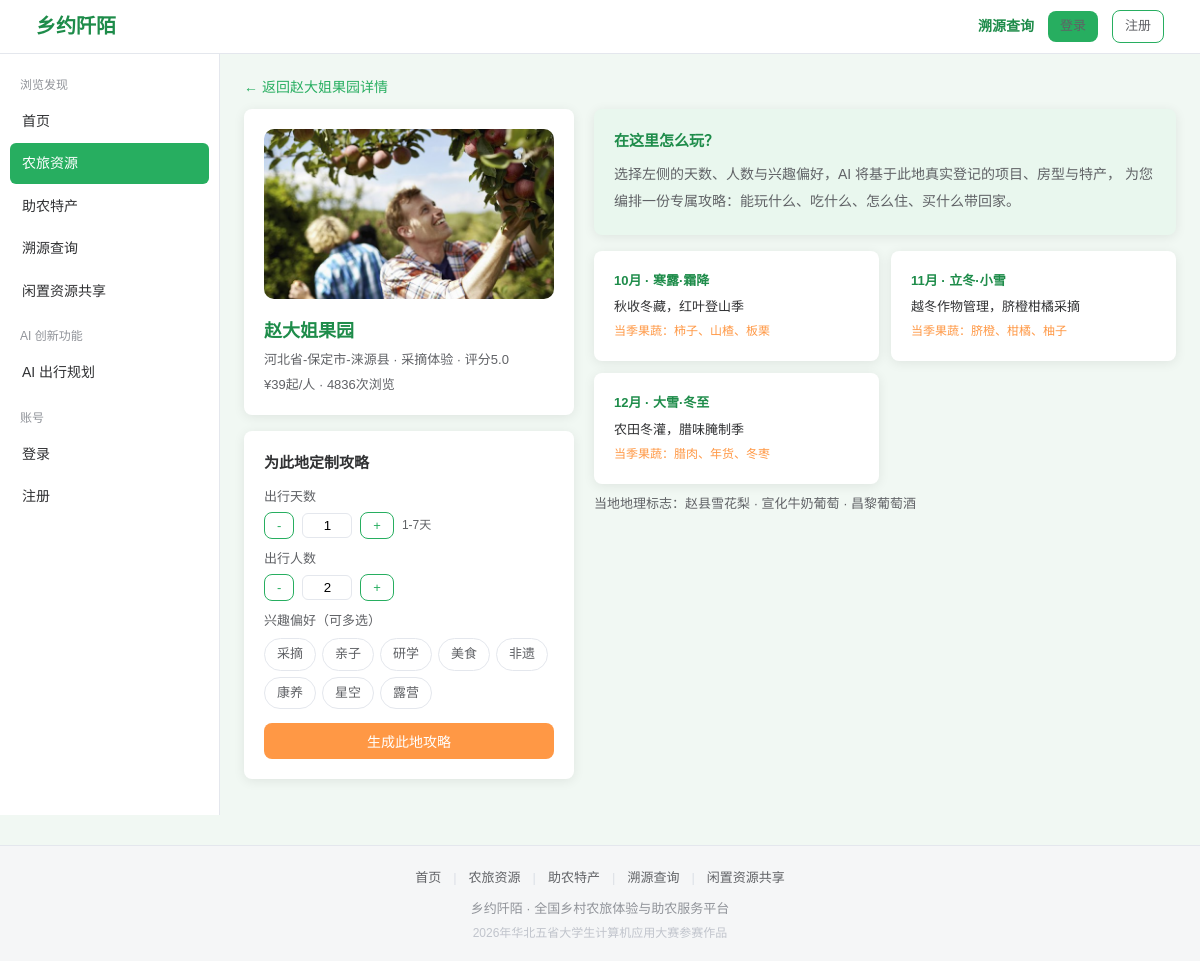
The page /farmstay/28/plan on the database its author committed.
### tables this page shows
CREATE TABLE farmstays (
            id INTEGER PRIMARY KEY AUTOINCREMENT,
            merchant_id INTEGER NOT NULL,      -- 所属商户
            name TEXT NOT NULL,
            region TEXT DEFAULT '',            -- 地区（省-市-县）
            address TEXT DEFAULT '',
            category TEXT DEFAULT '采摘体验',  -- 采摘体验/农家住宿/农家餐饮/农耕研学/非遗体验
            price_min REAL DEFAULT 0,          -- 最低参考价
            score REAL DEFAULT 5.0,            -- 评分
            tags TEXT DEFAULT '',              -- 特色标签（逗号分隔）
            description TEXT DEFAULT '',
            image TEXT DEFAULT 'farm_default.jpg',
            lng REAL DEFAULT 0,                -- 经度（高德地图导航）
            lat REAL DEFAULT 0,                -- 纬度（高德地图导航）
            status TEXT DEFAULT '上架',         -- 上架/下架
            views INTEGER DEFAULT 0,          -- 浏览量
            created_at TEXT DEFAULT (datetime('now', 'localtime'))
        );

### app.py (the view)
@app.route('/farmstay/<int:fid>/plan', methods=['GET', 'POST'])
def farmstay_plan_page(fid):
    fs = models.get_farmstay(fid)
    if not fs:
        flash('该农旅点不存在或已下架', 'warning')
        return redirect(url_for('farmstay_list'))
    projects = models.list_projects(fid)
    rooms = models.list_rooms(fid)
    products = models.list_products(fid)
    merchant = models.get_user_by_id(fs['merchant_id'])
    result = None
    days, people = 1, 2
    interests = []
    if request.method == 'POST':
        days = int(request.form.get('days', 1))
        people = int(request.form.get('people', 2))
        interests = request.form.getlist('interests')
        result = ai_helper.farmstay_plan(fs, projects, rooms, products, merchant,
                                         days=days, people=people, interests=interests)
    months = ai_helper.month_season(int(datetime.datetime.now().strftime('%m')))
    geo = ai_helper.geo_products(fs['region'])
    return render_template('farmstay_plan.html', fs=fs, projects=projects,
                           rooms=rooms, products=products, merchant=merchant,
                           result=result, days=days, people=people, interests=interests,
                           months=months, geo=geo, user=get_user(), active='farmstays')

### ai_helper.py (called while the page is built)
def geo_products(region):
    for k, items in GEO_MAP.items():
        if region and k in region:
            return items[:3]
    return ['当地时令果蔬', '农家自产干货', '传统手工艺品']

def month_season(month):
    out = []
    for offset in (-1, 0, 1):
        m = ((month - 1 + offset) % 12) + 1
        name, jq, work, fruit = SEASON[m]
        out.append({'month': name, 'jq': jq, 'work': work, 'fruit': fruit, 'key': m})
    return out

### app.py (called while the page is built)
def get_user():
    if 'user_id' in session:
        return models.get_user_by_id(session['user_id'])
    return None

@app.context_processor
def inject_globals():
    u = get_user()
    return {'cart_count': models.get_cart_count(u['id']) if u else 0}

### models.py (called while the page is built, shortened)
def get_conn():
    conn = sqlite3.connect(DB_PATH)
    conn.row_factory = sqlite3.Row
    return conn

def get_user_by_id(uid):
    conn = get_conn()
    row = conn.execute('SELECT * FROM users WHERE id=?', (uid,)).fetchone()
    conn.close()
    return row

def get_farmstay(fid):
    conn = get_conn()
    row = conn.execute('SELECT * FROM farmstays WHERE id=?', (fid,)).fetchone()
    conn.close()
    return row

def list_projects(farmstay_id=None):
    conn = get_conn()
    if farmstay_id:
        rows = conn.execute('SELECT * FROM projects WHERE farmstay_id=? ORDER BY id', (farmstay_id,)).fetchall()
    else:
        rows = conn.execute('SELECT * FROM projects ORDER BY id').fetchall()
    conn.close()
    return rows

def list_rooms(farmstay_id=None):
    conn = get_conn()
    if farmstay_id:
        rows = conn.execute('SELECT * FROM rooms WHERE farmstay_id=? ORDER BY id', (farmstay_id,)).fetchall()
    else:
        rows = conn.execute('SELECT * FROM rooms ORDER BY id').fetchall()
    conn.close()
    return rows

def list_products(farmstay_id=None, keyword=''):
    conn = get_conn()
    if farmstay_id:
        rows = conn.execute('SELECT * FROM products WHERE farmstay_id=? ORDER BY id DESC', (farmstay_id,)).fetchall()
    conn.close()
    return rows

### templates/farmstay_plan.html (shortened to what this page needs)
{% extends "base.html" %}
{% block content %}
<a href="/farmstay/{{ fs['id'] }}" style="font-size:14px;">← 返回{{ fs['name'] }}详情</a>
<div style="display:flex;gap:20px;flex-wrap:wrap;margin-top:10px;">
<div style="width:330px;flex-shrink:0;">
<div class="card">
<img src="{{ url_for('static', filename='images/' + (fs['image'] or 'farm_default.jpg')) }}" style="width:100%;height:170px;border-radius:10px;object-fit:cover;" onerror="this.src='{{ url_for('static', filename='images/farm_default.jpg') }}'">
<div style="font-size:18px;font-weight:800;color:var(--green-dark);margin-top:10px;">{{ fs['name'] }}</div>
<div style="font-size:13px;color:var(--text2);margin-top:4px;">{{ fs['region'] }} · {{ fs['category'] }} · 评分{{ fs['score'] }}</div>
<div style="font-size:13px;color:var(--text2);margin-top:4px;">¥{{ '%.0f' % (fs['price_min'] or 0) }}起/人 · {{ fs['views'] }}次浏览</div>
</div>
<div class="card">
<div style="font-size:15px;font-weight:700;color:var(--text);">为此地定制攻略</div>
<form method="post">
<div style="margin-top:12px;font-size:13px;color:var(--text2);">出行天数</div>
<div style="display:flex;align-items:center;gap:8px;margin-top:4px;">
<button type="button" class="btn btn-sm btn-outline" onclick="var i=document.getElementById('days');i.value=Math.max(1,+i.value-1);">-</button>
<input id="days" name="days" value="{{ days }}" style="width:50px;text-align:center;border:1px solid var(--border);border-radius:6px;padding:4px;" readonly>
<button type="button" class="btn btn-sm btn-outline" onclick="var i=document.getElementById('days');i.value=Math.min(7,+i.value+1);">+</button>
<span style="font-size:12px;color:var(--text2);">1-7天</span>
</div>
<div style="margin-top:10px;font-size:13px;color:var(--text2);">出行人数</div>
<div style="display:flex;align-items:center;gap:8px;margin-top:4px;">
<button type="button" class="btn btn-sm btn-outline" onclick="var i=document.getElementById('people');i.value=Math.max(1,+i.value-1);">-</button>
<input id="people" name="people" value="{{ people }}" style="width:50px;text-align:center;border:1px solid var(--border);border-radius:6px;padding:4px;" readonly>
<button type="button" class="btn btn-sm btn-outline" onclick="var i=document.getElementById('people');i.value=Math.min(20,+i.value+1);">+</button>
</div>
<div style="margin-top:10px;font-size:13px;color:var(--text2);">兴趣偏好（可多选）</div>
<div style="display:flex;flex-wrap:wrap;gap:6px;margin-top:6px;">
{% for it in ['采摘','亲子','研学','美食','非遗','康养','星空','露营'] %}
<label class="chk-label {{ 'checked' if it in interests else '' }}">
{{ it }}
</label>
{% endfor %}
</div>
<button type="submit" class="btn btn-orange btn-block" style="margin-top:14px;">生成此地攻略</button>
</form>
</div>
</div>
<div style="flex:1;min-width:320px;">
{% if result %}
<div class="card" style="background:var(--green-bg);">
<div style="font-size:15px;font-weight:700;color:var(--green-dark);">AI 攻略结果 · {{ fs['name'] }}</div>
<div style="font-size:14px;line-height:1.9;white-space:pre-wrap;margin-top:8px;">{{ result }}</div>
<div style="display:flex;gap:8px;flex-wrap:wrap;margin-top:12px;">
<a href="/farmstay/{{ fs['id'] }}?tab=projects" class="btn btn-sm btn-primary" style="text-decoration:none;">查看体验项目</a>
<a href="/farmstay/{{ fs['id'] }}?tab=rooms" class="btn btn-sm btn-outline" style="text-decoration:none;color:var(--green-dark);border-color:var(--green);">查看房型</a>
<a href="/farmstay/{{ fs['id'] }}?tab=products" class="btn btn-sm btn-outline" style="text-decoration:none;color:var(--green-dark);border-color:var(--green);">在线买特产</a>
<a href="/booking?farmstay_id={{ fs['id'] }}" class="btn btn-sm btn-orange" style="text-decoration:none;">立即预约</a>
</div>
</div>
{% else %}
<div class="card" style="background:var(--green-bg);">
<div style="font-size:15px;font-weight:700;color:var(--green-dark);">在这里怎么玩？</div>
<p style="font-size:14px;line-height:1.9;margin-top:8px;color:var(--text2);">
选择左侧的天数、人数与兴趣偏好，AI 将基于此地真实登记的项目、房型与特产，
为您编排一份专属攻略：能玩什么、吃什么、怎么住、买什么带回家。
</p>
</div>
{% endif %}
<div style="display:grid;grid-template-columns:repeat(auto-fit,minmax(190px,1fr));gap:12px;margin-top:12px;">
{% for m in months %}
<div class="card" style="margin:0;">
<div style="font-size:13px;font-weight:700;color:var(--green-dark);">{{ m['month'] }} · {{ m['jq'] }}</div>
<div style="font-size:13px;color:var(--text);margin-top:6px;">{{ m['work'] }}</div>
<div style="font-size:12px;color:var(--orange);margin-top:4px;">当季果蔬：{{ m['fruit'] }}</div>
</div>
{% endfor %}
</div>
<div style="font-size:13px;color:var(--text2);margin-top:10px;">当地地理标志：{{ geo|join(' · ') }}</div>
</div>
</div>
{% endblock %}

### css/style.css (style rules this page uses)
* { margin: 0; padding: 0; box-sizing: border-box; }
:root { --green: #27AE60; --green-dark: #1E8C4A; --green-bg: #E9F7EE; --orange: #FF9845; --bg: #F1F8F3; --text: #303133; --text2: #606266; --border: #e4e7ed; }
body { font-family: "Microsoft YaHei", "PingFang SC", sans-serif; background: var(--bg); color: var(--text); line-height: 1.6; }
a { color: var(--green); text-decoration: none; }
.btn { display: inline-block; padding: 8px 18px; border: none; border-radius: 8px; font-size: 14px; cursor: pointer; text-decoration: none; transition: all .2s; }
.btn-outline { background: #fff; color: var(--green); border: 1px solid var(--green); }
.btn-orange { background: var(--orange); color: #fff; }
.btn-sm { padding: 5px 12px; font-size: 13px; }
.btn-block { width: 100%; }
.card { background: #fff; border-radius: 8px; padding: 20px; box-shadow: 0 2px 12px rgba(0,0,0,0.08); margin-bottom: 16px; }
.chk-label { display: inline-block; background: #fff; border: 1px solid var(--border); color: var(--text2); font-size: 13px; padding: 5px 12px; border-radius: 999px; cursor: pointer; user-select: none; }

### rows shown on the page
farmstays: name "赵大姐果园", image (picture), region "河北省-保定市-涞源县", category "采摘体验", score "5.0", price_min "39", views "4836"

### other values the page prints
{{ it }} "采摘" "亲子" "研学" "美食" "非遗" "康养" "星空" "露营"
{{ m['month'] }} "10月" "11月" "12月"
{{ m['jq'] }} "寒露·霜降" "立冬·小雪" "大雪·冬至"
{{ m['work'] }} "秋收冬藏，红叶登山季" "越冬作物管理，脐橙柑橘采摘" "农田冬灌，腊味腌制季"
{{ m['fruit'] }} "柿子、山楂、板栗" "脐橙、柑橘、柚子" "腊肉、年货、冬枣"
{{ geo|join(' · ') }} "赵县雪花梨 · 宣化牛奶葡萄 · 昌黎葡萄酒"
